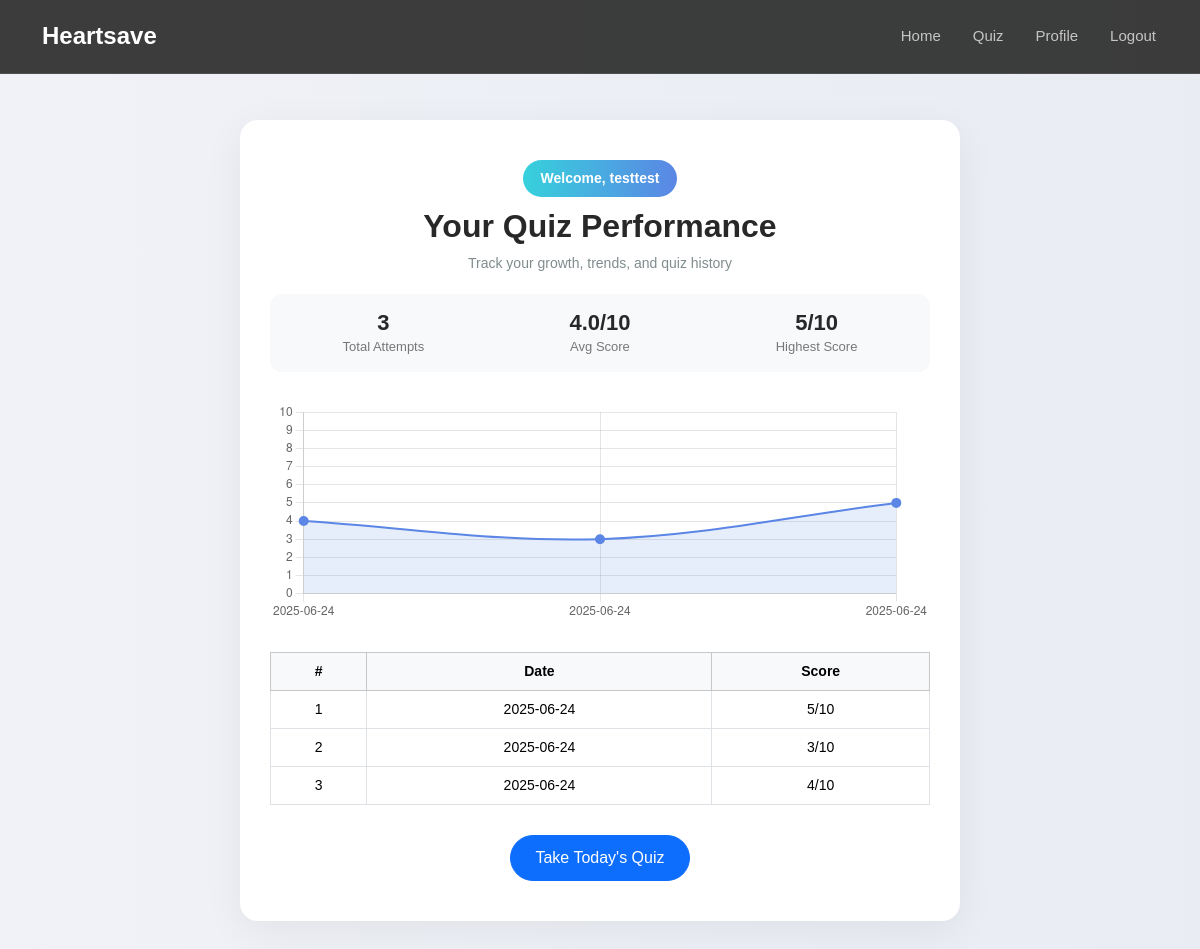
Screenshot of /profile (signed in) with the database file from the repository.
### tables this page shows
CREATE TABLE results (
            id INTEGER PRIMARY KEY AUTOINCREMENT,
            username TEXT NOT NULL,
            score INTEGER NOT NULL,
            quiz_date TEXT NOT NULL
        );

### app.py (the view)
@app.route('/profile')
def profile():
    if "username" not in session:
        flash("Please log in to view your profile.")
        return redirect(url_for("login"))
    conn = get_db_connection()
    history = conn.execute(
        "SELECT score, quiz_date FROM results WHERE username = ? ORDER BY quiz_date DESC",
        (session["username"],)
    ).fetchall()
    conn.close()
    return render_template("profile.html", username=session["username"], history=history)

### app.py (called while the page is built)
def get_db_connection():
    conn = sqlite3.connect("users.db")
    conn.row_factory = sqlite3.Row
    return conn

### templates/profile.html (shortened to what this page needs)
<!DOCTYPE html>
<html lang="en">
<head>
  <link href="https://cdn.jsdelivr.net/npm/bootstrap@5.3.3/dist/css/bootstrap.min.css" rel="stylesheet">
    <link href="../static/assets/css/main.css" rel="stylesheet">
</head>
<body>
<header id="header" class="header d-flex align-items-center fixed-top">
  <div class="container position-relative d-flex align-items-center justify-content-between">
    <a href="{{ url_for('home') }}" class="logo d-flex align-items-center me-auto me-xl-0">
      <h1 class="sitename">Heartsave</h1>
    </a>
    <nav id="navmenu" class="navmenu">
      <ul>
        <li><a href="{{ url_for('home') }}">Home</a></li>
        <li><a href="{{ url_for('quiz') }}">Quiz</a></li>
        {% if session.get("username") %}
        <li><a href="{{ url_for('profile') }}">Profile</a></li>
          <li><a href="{{ url_for('logout') }}">Logout</a></li>
        {% else %}
          <li><a href="{{ url_for('login') }}">Login</a></li>
        {% endif %}
      </ul>
    </nav>
  </div>
</header>
<div class="profile-card">
  <div class="profile-header">
    <span class="badge-score">Welcome, {{ username }}</span>
    <h2>Your Quiz Performance</h2>
    <p>Track your growth, trends, and quiz history</p>
  </div>
  {% if history %}
  <div class="summary-box">
    <div class="summary-item">
      <h5>{{ history|length }}</h5>
      <p>Total Attempts</p>
    </div>
    <div class="summary-item">
      <h5>
        {{ ((history | map(attribute='score') | sum) / (history | length)) | round(1) }}/10
      </h5>
      <p>Avg Score</p>
    </div>
    <div class="summary-item">
      <h5>
        {{ (history | max(attribute='score')).score }}/10
      </h5>
      <p>Highest Score</p>
    </div>
  </div>
  <div class="chart-container">
    <canvas id="scoreChart" height="100"></canvas>
  </div>
  <table class="table table-bordered table-sm">
    <thead class="table-light">
      <tr>
        <th>#</th>
        <th>Date</th>
        <th>Score</th>
      </tr>
    </thead>
    <tbody>
      {% for entry in history %}
      <tr>
        <td>{{ loop.index }}</td>
        <td>{{ entry['quiz_date'] }}</td>
        <td>{{ entry['score'] }}/10</td>
      </tr>
      {% endfor %}
    </tbody>
  </table>
  {% else %}
  <div class="no-data">
    <p>No quiz history yet. Start learning and track your progress here!</p>
  </div>
  {% endif %}
  <div class="btn-wrap">
    <a href="{{ url_for('quiz') }}" class="btn btn-primary">Take Today's Quiz</a>
  </div>
</div>
{% if history %}
<script>
  const ctx = document.getElementById("scoreChart").getContext("2d");
  new Chart(ctx, {
    type: "line",
    data: {
      labels: [{% for entry in history[::-1] %}"{{ entry['quiz_date'] }}",{% endfor %}],
      datasets: [{
        label: "Quiz Score",
        data: [{% for entry in history[::-1] %}{{ entry['score'] }},{% endfor %}],
        fill: true,
        backgroundColor: "rgba(91, 134, 229, 0.15)",
        borderColor: "#5b86e5",
        tension: 0.35,
        borderWidth: 2,
        pointRadius: 4,
        pointHoverRadius: 6,
        pointBackgroundColor: "#5b86e5"
      }]
    },
    options: {
      responsive: true,
      scales: {
        y: {
          beginAtZero: true,
          max: 10,
          ticks: {
            stepSize: 1
          }
        }
      },
      plugins: {
        legend: { display: false }
      }
    }
  });
</script>
{% endif %}
</body>
</html>

### static/assets/css/main.css (style rules this page uses)
:root { --default-font: "Roboto", system-ui, -apple-system, "Segoe UI", Roboto, "Helvetica Neue", Arial, "Noto Sans", "Liberation Sans", sans-serif, "Apple Color Emoji", "Segoe UI Emoji", "Segoe UI Symbol", "Noto Color Emoji"; --heading-font: "Raleway", sans-serif; --nav-font: "Poppins", sans-serif; }
:root { --background-color: #ffffff; --default-color: #444444; --heading-color: #282828; --accent-color: #009961; --surface-color: #ffffff; --contrast-color: #ffffff; }
:root { --nav-color: #ffffff; --nav-hover-color: #009961; --nav-mobile-background-color: #ffffff; --nav-dropdown-background-color: #ffffff; --nav-dropdown-color: #444444; --nav-dropdown-hover-color: #009961; }
:root { scroll-behavior: smooth; }
body { color: var(--default-color); background-color: var(--background-color); font-family: var(--default-font); }
a { color: var(--accent-color); text-decoration: none; transition: 0.3s; }
h1, h2, h3, h4, h5, h6 { color: var(--heading-color); font-family: var(--heading-font); }
.header { --background-color:rgba(40, 40, 40, 0.9); --default-color: #ffffff; --heading-color: #ffffff; color: var(--default-color); background-color: var(--background-color); padding: 10px 0; transition: all 0.5s; z-index: 997; border-bottom: 1px solid color-mix(in srgb, var(--default-color), transparent 90%); }
.header .logo { line-height: 1; }
.header .logo h1 { font-size: 30px; margin: 0; font-weight: 700; color: var(--heading-color); }
@media (max-width: 1200px) { .header .logo { order: 1; } }
@media (max-width: 1200px) { .header .logo h1 { font-size: 24px; } }
@media (max-width: 1200px) { .header .navmenu { order: 3; } }
@media (min-width: 1200px) { .navmenu { padding: 0; } }
@media (min-width: 1200px) { .navmenu ul { margin: 0; padding: 0; display: flex; list-style: none; align-items: center; } }
@media (min-width: 1200px) { .navmenu li { position: relative; } }
@media (min-width: 1200px) { .navmenu>ul>li { white-space: nowrap; padding: 15px 14px; } }
@media (min-width: 1200px) { .navmenu>ul>li:last-child { padding-right: 0; } }
@media (min-width: 1200px) { .navmenu a, .navmenu a:focus { color: color-mix(in srgb, var(--nav-color), transparent 30%); font-size: 15px; padding: 0 2px; font-family: var(--nav-font); font-weight: 400; display: flex; align-items: center; justify-content: space-between; white-space: nowrap; transition: 0.3s; position: relative; } }
@media (min-width: 1200px) { .navmenu>ul>li>a:before { content: ""; position: absolute; height: 2px; bottom: -27px; left: 0; background-color: var(--nav-hover-color); visibility: hidden; width: 0px; transition: all 0.3s ease-in-out 0s; } }

### templates/profile.html (style rules this page uses)
body { font-family: 'Poppins', sans-serif; background: linear-gradient(to right, #f0f2f7, #e9ecf3); color: #2c3e50; }
.profile-card { max-width: 720px; margin: 120px auto; background: white; border-radius: 18px; box-shadow: 0 10px 40px rgba(0, 0, 0, 0.06); padding: 40px 30px; }
.profile-header { text-align: center; margin-bottom: 20px; }
.profile-header h2 { font-weight: 700; margin-bottom: 8px; }
.profile-header p { color: #7f8c8d; font-size: 14px; }
.summary-box { display: flex; justify-content: space-around; background: #f8f9fb; border-radius: 12px; padding: 16px 0; margin-bottom: 30px; }
.summary-item { text-align: center; }
.summary-item h5 { margin: 0; font-size: 22px; font-weight: 600; }
.summary-item p { margin: 0; font-size: 13px; color: #777; }
.chart-container { margin: 30px 0; }
.table-sm th, .table-sm td { text-align: center; vertical-align: middle; font-size: 14px; padding: 8px; }
.btn-wrap { text-align: center; margin-top: 30px; }
.btn-primary { border-radius: 30px; padding: 10px 24px; font-weight: 500; }
.badge-score { display: inline-block; padding: 8px 18px; font-weight: 600; font-size: 14px; border-radius: 20px; background: linear-gradient(to right, #36d1dc, #5b86e5); color: white; margin-bottom: 10px; }

### rows the page displays
results: quiz_date "2025-06-24", score "5"
results: quiz_date "2025-06-24", score "3"
results: quiz_date "2025-06-24", score "4"

### other values shown
{{ username }} "testtest"
{{ history|length }} "3"
{{ (history | max(attribute='score')).score }} "5"
chart data {{ entry['quiz_date'] }} 2025-06-24, 2025-06-24, 2025-06-24
chart data {{ entry['score'] }} 4, 3, 5
